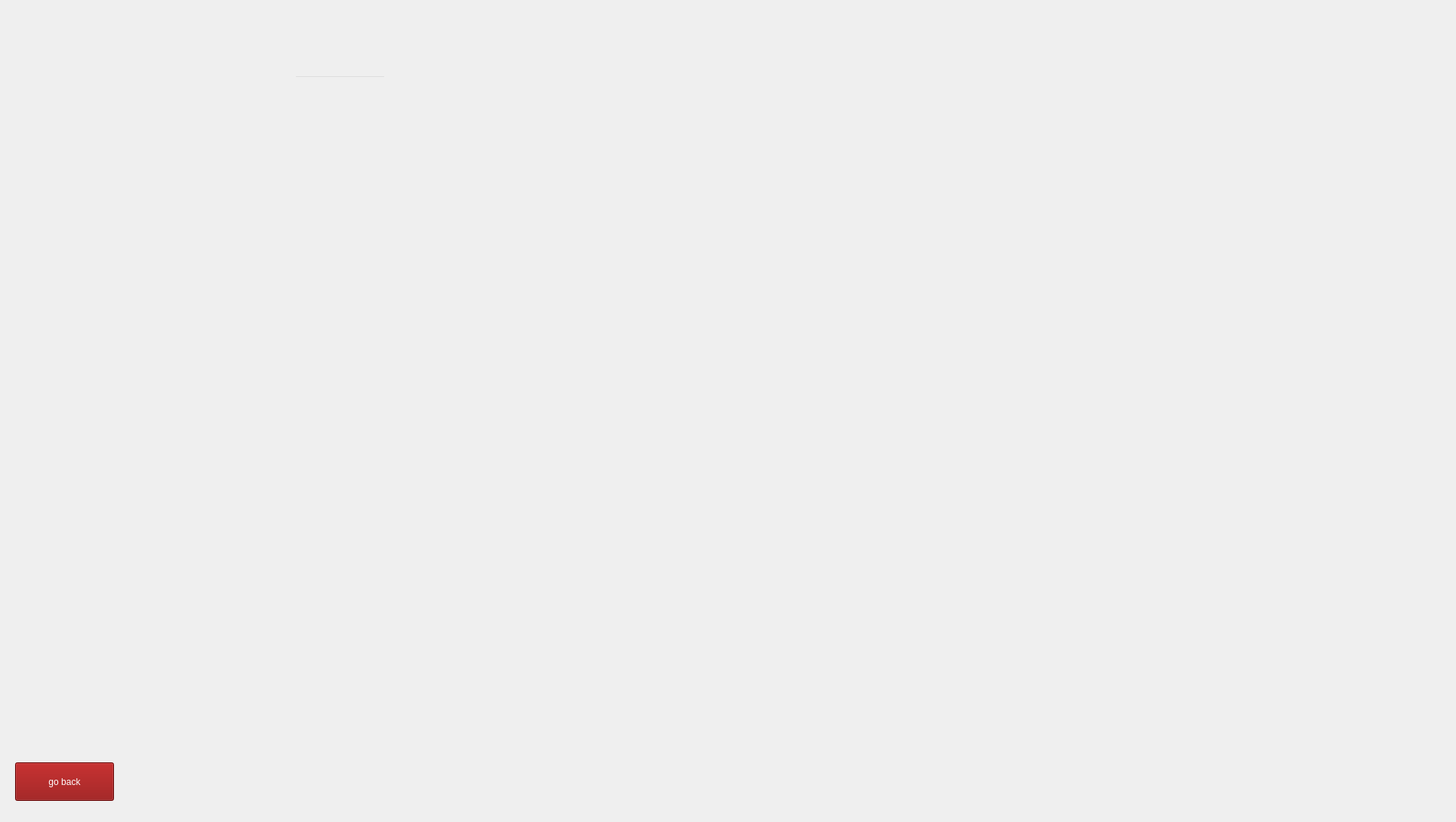
    <widget class="QWidget" name="monthly">
     <widget class="QLabel" name="label_8">
      <property name="geometry">
       <rect>
        <x>0</x>
        <y>0</y>
        <width>1920</width>
        <height>1080</height>
       </rect>
      </property>
      <property name="text">
       <string/>
      </property>
      <property name="pixmap">
       <pixmap resource="bgi.qrc">:/new/prefix1/bgi/monthly mins.jpg</pixmap>
      </property>
      <property name="scaledContents">
       <bool>true</bool>
      </property>
     </widget>
     <widget class="QLineEdit" name="mon">
      <property name="geometry">
       <rect>
        <x>390</x>
        <y>100</y>
        <width>121</width>
        <height>61</height>
       </rect>
      </property>
      <property name="styleSheet">
       <string notr="true">font: 35pt &quot;Segoe UI&quot;;
color: rgb(255, 255, 255);
background: transparent;
</string>
      </property>
      <property name="inputMethodHints">
       <set>Qt::InputMethodHint::ImhDigitsOnly</set>
      </property>
      <property name="text">
       <string/>
      </property>
      <property name="readOnly">
       <bool>false</bool>
      </property>
     </widget>
     <widget class="QPushButton" name="submit_5">
      <property name="geometry">
       <rect>
        <x>570</x>
        <y>90</y>
        <width>231</width>
        <height>81</height>
       </rect>
      </property>
      <property name="cursor">
       <cursorShape>PointingHandCursor</cursorShape>
      </property>
      <property name="styleSheet">
       <string notr="true">QPushButton {
    background-color: transparent;
    border: none;
}

QPushButton:hover {
    background-color: rgba(20,20, 20, 30);
    border-radius: 10px;
}
</string>
      </property>
      <property name="text">
       <string/>
      </property>
     </widget>
     <widget class="QPushButton" name="back_to_memmenue_6">
      <property name="geometry">
       <rect>
        <x>20</x>
        <y>1010</y>
        <width>131</width>
        <height>51</height>
       </rect>
      </property>
      <property name="styleSheet">
       <string notr="true">background-color: rgb(138, 0, 0);
font: 24pt &quot;Microsoft Tai Le&quot;;
color: white;</string>
      </property>
      <property name="text">
       <string>go back</string>
      </property>
     </widget>
     <widget class="QTextEdit" name="monthlymins">
      <property name="geometry">
       <rect>
        <x>20</x>
        <y>240</y>
        <width>841</width>
        <height>291</height>
       </rect>
      </property>
      <property name="styleSheet">
       <string notr="true">background-color: transparent;
font: 50pt &quot;Microsoft Sans Serif&quot;;
color: white;
text-align: center;
border:transparent;</string>
      </property>
      <property name="readOnly">
       <bool>true</bool>
      </property>
      <property name="html">
       <string>&lt;!DOCTYPE HTML PUBLIC &quot;-//W3C//DTD HTML 4.0//EN&quot; &quot;http://www.w3.org/TR/REC-html40/strict.dtd&quot;&gt;
&lt;html&gt;&lt;head&gt;&lt;meta name=&quot;qrichtext&quot; content=&quot;1&quot; /&gt;&lt;meta charset=&quot;utf-8&quot; /&gt;&lt;style type=&quot;text/css&quot;&gt;
p, li { white-space: pre-wrap; }
hr { height: 1px; border-width: 0; }
li.unchecked::marker { content: &quot;\2610&quot;; }
li.checked::marker { content: &quot;\2612&quot;; }
&lt;/style&gt;&lt;/head&gt;&lt;body style=&quot; font-family:'Microsoft Sans Serif'; font-size:50pt; font-weight:400; font-style:normal;&quot;&gt;
&lt;p style=&quot;-qt-paragraph-type:empty; margin-top:0px; margin-bottom:0px; margin-left:0px; margin-right:0px; -qt-block-indent:0; text-indent:0px;&quot;&gt;&lt;br /&gt;&lt;/p&gt;&lt;/body&gt;&lt;/html&gt;</string>
      </property>
     </widget>
    </widget>
